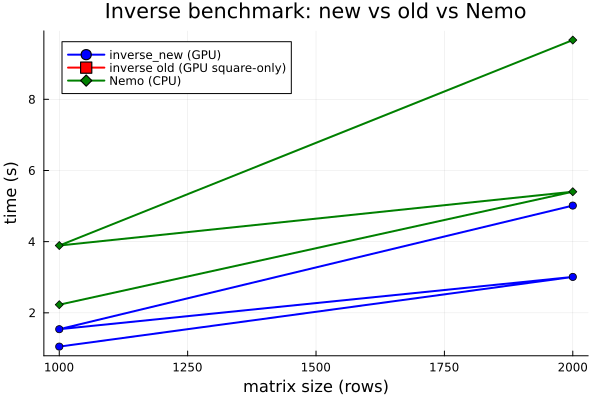

Here is the Julia script that generated this plot:
using GPUFiniteFieldMatrices
using CUDA
using Nemo
using Statistics
using Printf
using Random
using LinearAlgebra

struct InverseBenchSpec
    rows::Int
    cols::Int
    p::Int
    elem_type::DataType
end

"""
    make_spec(rows, cols, p, dtype)

Create an `InverseBenchSpec` from tuple fields where `dtype` is one of
`:FP32`, `:FP64`, `Float32`, or `Float64`.
"""
function make_spec(rows::Int, cols::Int, p::Int, dtype)
    et = dtype == :FP32 ? Float32 :
         dtype == :FP64 ? Float64 :
         dtype == Float32 ? Float32 :
         dtype == Float64 ? Float64 :
         throw(ArgumentError("dtype must be :FP32, :FP64, Float32, or Float64"))
    return InverseBenchSpec(rows, cols, p, et)
end

"""
    normalize_specs(spec_tuples)

Convert a vector of `(rows, cols, p, dtype)` tuples into benchmark specs.
"""
function normalize_specs(spec_tuples::Vector{<:Tuple})
    return [make_spec(Int(s[1]), Int(s[2]), Int(s[3]), s[4]) for s in spec_tuples]
end

"""
    nemo_inverse_matrix(A_cpu, p)

Compute exact inverse in Nemo over `GF(p)` and return a dense Julia matrix.
"""
function nemo_inverse_matrix(A_cpu::AbstractMatrix, p::Int)
    R = Nemo.GF(p)
    n, m = size(A_cpu)

    A_nemo = Nemo.matrix(R, [R(Int(mod(x, p))) for x in A_cpu])
    Ainv_nemo = inv(A_nemo)
    out = Matrix{Int}(undef, n, n)
    for j in 1:n
        for i in 1:n
            out[i, j] = Int(lift(ZZ, Ainv_nemo[i, j]))
        end
    end
    return out
end

"""
    random_invertible_cumod(spec; max_tries=64, rng=Random.default_rng())

Generate an invertible `CuModMatrix` matching `spec`.
"""
function random_invertible_cumod(spec::InverseBenchSpec; max_tries::Int=64, rng=Random.default_rng())
    for _ in 1:max_tries
        Ahost = rand(rng, 0:(spec.p - 1), spec.rows, spec.cols)
        Atyped = Matrix{spec.elem_type}(Ahost)
        A = CuModMatrix(Atyped, spec.p; elem_type=spec.elem_type)
        if GPUFiniteFieldMatrices.is_invertible_new(A)
            return A
        end
    end
    throw(ErrorException("failed to sample invertible matrix for spec $(spec.rows)x$(spec.cols), p=$(spec.p)"))
end

function random_one_sided_invertible_cumod(
    spec::InverseBenchSpec;
    max_tries::Int=64,
    rng=Random.default_rng(),
    rectangular_requires_full_rank::Bool=false
)
    if spec.rows != spec.cols && !rectangular_requires_full_rank
        Ahost = rand(rng, 0:(spec.p - 1), spec.rows, spec.cols)
        Atyped = Matrix{spec.elem_type}(Ahost)
        return CuModMatrix(Atyped, spec.p; elem_type=spec.elem_type)
    end
    for _ in 1:max_tries
        Ahost = rand(rng, 0:(spec.p - 1), spec.rows, spec.cols)
        Atyped = Matrix{spec.elem_type}(Ahost)
        A = CuModMatrix(Atyped, spec.p; elem_type=spec.elem_type)
        ok = if spec.rows == spec.cols
            GPUFiniteFieldMatrices.is_invertible_new(A)
        elseif spec.rows < spec.cols
            try
                GPUFiniteFieldMatrices.right_inverse_new(A)
                true
            catch
                false
            end
        else
            try
                GPUFiniteFieldMatrices.left_inverse_new(A)
                true
            catch
                false
            end
        end
        ok && return A
    end
    throw(ErrorException("failed to sample one-sided invertible matrix for spec $(spec.rows)x$(spec.cols), p=$(spec.p)"))
end

"""
    prime_gpu!(; p=101, elem_type=Float32, n=100)

Warm up the GPU by running both current and old inverse once.
"""
function prime_gpu!(; p::Int=101, elem_type::DataType=Float32, n::Int=100)
    Ih = Matrix{elem_type}(I, n, n)
    A = CuModMatrix(Ih, p; elem_type=elem_type)
    CUDA.@sync GPUFiniteFieldMatrices.inverse_new(A)
    CUDA.@sync GPUFiniteFieldMatrices.inverse(A)
    return nothing
end

function _time_gpu_call(f)
    t = @elapsed begin
        CUDA.@sync f()
    end
    return t
end

function _time_gpu_batch(f, batch)
    t = @elapsed begin
        f(batch)
        CUDA.synchronize()
    end
    return t / length(batch)
end

function _time_cpu_call(f)
    t = @elapsed f()
    return t
end

function _time_cpu_batch(f, batch)
    t = @elapsed begin
        for A in batch
            f(A)
        end
    end
    return t / length(batch)
end

function nemo_is_invertible_with_inverse(A_cpu::AbstractMatrix, p::Int)
    R = Nemo.GF(p)
    n, m = size(A_cpu)
    A_nemo = Nemo.matrix(R, [R(Int(mod(x, p))) for x in A_cpu])
    side = n <= m ? :right : :left
    elapsed = @elapsed begin
        Nemo.is_invertible_with_inverse(A_nemo, side=side)
    end
    invflag, invmat = Nemo.is_invertible_with_inverse(A_nemo, side=side)
    return (elapsed=elapsed, invertible=invflag, inverse=invmat, side=side)
end

"""
    benchmark_inverse_suite(spec_tuples; trials=5, warmup=true, check_against_nemo=false, make_plot=true, plot_path="test/Experiments/inv_benchmark.png", verbose=true)

Benchmark current GPU inverse (`inverse_new`), old GPU inverse (`inverse`), and Nemo inverse
over a list of tuple specs `(rows, cols, p, dtype)`.
"""
function benchmark_inverse_suite(
    spec_tuples::Vector{<:Tuple};
    trials::Int=5,
    warmup::Bool=true,
    check_against_nemo::Bool=false,
    make_plot::Bool=true,
    plot_path::String="test/Experiments/inv_benchmark.png",
    batch_count::Int=4,
    benchmark_mode::Symbol=:throughput,
    compare_old::Bool=false,
    verbose::Bool=true
)
    if benchmark_mode != :throughput && benchmark_mode != :latency
        throw(ArgumentError("benchmark_mode must be :throughput or :latency"))
    end
    specs = normalize_specs(spec_tuples)
    if warmup
        prime_gpu!()
    end
    results = NamedTuple[]
    for spec in specs
        local_batch = benchmark_mode == :latency ? 1 : ((max(spec.rows, spec.cols) >= 1024) ? 1 : max(1, batch_count))
        batch = [random_one_sided_invertible_cumod(spec) for _ in 1:local_batch]
        A = batch[1]
        A_cpu_batch = [mod.(round.(Int, Array(B)), spec.p) for B in batch]
        A_cpu = mod.(round.(Int, Array(A)), spec.p)
        nemo_inv = check_against_nemo && spec.rows == spec.cols ? nemo_inverse_matrix(A_cpu, spec.p) : nothing
        new_times = Float64[]
        old_times = Float64[]
        nemo_times = Float64[]
        for _ in 1:trials
            t_new = _time_gpu_batch(B -> GPUFiniteFieldMatrices.inverse_new_batch(B), batch)
            t_old = (compare_old && spec.rows == spec.cols) ? _time_gpu_call(() -> GPUFiniteFieldMatrices.inverse(A)) : NaN
            t_nemo = benchmark_mode == :throughput ?
                _time_cpu_batch(B -> spec.rows == spec.cols ? nemo_inverse_matrix(B, spec.p) : nemo_is_invertible_with_inverse(B, spec.p), A_cpu_batch) :
                _time_cpu_call(() -> spec.rows == spec.cols ? nemo_inverse_matrix(A_cpu, spec.p) : nemo_is_invertible_with_inverse(A_cpu, spec.p))
            push!(new_times, t_new)
            push!(old_times, t_old)
            push!(nemo_times, t_nemo)
        end
        Ainv_new = GPUFiniteFieldMatrices.inverse_new_batch([A])[1]
        Ainv_old = (compare_old && spec.rows == spec.cols) ? GPUFiniteFieldMatrices.inverse(A) : nothing
        new_ok = true
        old_ok = compare_old && spec.rows == spec.cols
        if check_against_nemo
            if spec.rows == spec.cols
                Ainv_new_cpu = mod.(round.(Int, Array(Ainv_new)), spec.p)
                new_ok = Ainv_new_cpu == nemo_inv
                if compare_old
                    Ainv_old_cpu = mod.(round.(Int, Array(Ainv_old)), spec.p)
                    old_ok = Ainv_old_cpu == nemo_inv
                end
            else
                nres = nemo_is_invertible_with_inverse(A_cpu, spec.p)
                new_ok = nres.invertible
                old_ok = false
            end
        end
        row = (
            rows=spec.rows,
            cols=spec.cols,
            p=spec.p,
            elem_type=spec.elem_type,
            new_mean=mean(new_times),
            old_mean=(compare_old && spec.rows == spec.cols) ? mean(old_times) : NaN,
            nemo_mean=mean(nemo_times),
            new_median=median(new_times),
            old_median=(compare_old && spec.rows == spec.cols) ? median(old_times) : NaN,
            nemo_median=median(nemo_times),
            new_ok=new_ok,
            old_ok=old_ok
        )
        push!(results, row)
        if verbose
            @printf("mode=%s spec=(%d,%d,p=%d,%s)  new=%.6f s  old=%.6f s  nemo=%.6f s\n",
                string(benchmark_mode), spec.rows, spec.cols, spec.p, string(spec.elem_type), row.new_mean, row.old_mean, row.nemo_mean)
        end
    end
    if make_plot
        try
            @eval using Plots
            x = [r.rows for r in results]
            y_new = [r.new_mean for r in results]
            y_old = [r.old_mean for r in results]
            y_nemo = [r.nemo_mean for r in results]
            plt = plot(
                x, y_new;
                label="inverse_new (GPU)",
                color=:blue,
                marker=:circle,
                linewidth=2,
                xlabel="matrix size (rows)",
                ylabel="time (s)",
                title="Inverse benchmark: new vs old vs Nemo"
            )
            if compare_old
                plot!(plt, x, y_old; label="inverse old (GPU square-only)", color=:red, marker=:square, linewidth=2)
            end
            plot!(plt, x, y_nemo; label="Nemo (CPU)", color=:green, marker=:diamond, linewidth=2)
            savefig(plt, plot_path)
            if verbose
                println("saved plot to $(plot_path)")
            end
        catch err
            println("plot skipped: $(err)")
        end
    end
    return results
end

"""
    run_default_inverse_benchmark(; check_against_nemo=false, trials=5, warmup=true, make_plot=true)

Run a default benchmark grid and return row-wise results.
"""
function run_default_inverse_benchmark(; check_against_nemo::Bool=false, trials::Int=5, warmup::Bool=true, make_plot::Bool=true)
    specs = [
        (8, 8, 101, :FP32),
        (8, 8, 101, :FP64),
        (16, 16, 101, :FP32),
        (16, 16, 101, :FP64),
        (24, 24, 101, :FP32),
        (24, 24, 101, :FP64),
        (32, 32, 101, :FP32),
        (32, 32, 101, :FP64),
        (48, 48, 101, :FP32),
        (48, 48, 101, :FP64),
        (64, 64, 101, :FP32),
        (64, 64, 101, :FP64),
    ]
    return benchmark_inverse_suite(
        specs;
        trials=trials,
        warmup=warmup,
        check_against_nemo=check_against_nemo,
        make_plot=make_plot,
        compare_old=false
    )
end

function run_fastest_vs_nemo_benchmark(; check_against_nemo::Bool=false, trials::Int=5, warmup::Bool=true, make_plot::Bool=true, batch_count::Int=4, benchmark_mode::Symbol=:throughput)
    specs = [
        (16, 16, 101, :FP32),
        (16, 16, 101, :FP64),
        (64, 64, 101, :FP32),
        (64, 64, 101, :FP64),
        (256, 256, 101, :FP32),
        (256, 256, 101, :FP64),
        (256, 640, 101, :FP32),
        (256, 640, 101, :FP64),
        (1024, 1024, 101, :FP32),
        (1024, 1024, 101, :FP64),
        (2048, 2048, 101, :FP32),
        (2048, 2048, 101, :FP64),
        (4096, 4096, 101, :FP32),
        (4096, 4096, 101, :FP64),
        (8192, 8192, 101, :FP32),
        (8192, 8192, 101, :FP64),
        (16384, 16384, 101, :FP32),
        (16384, 16384, 101, :FP64),
    ]
    return benchmark_inverse_suite(
        specs;
        trials=trials,
        warmup=warmup,
        check_against_nemo=check_against_nemo,
        make_plot=make_plot,
        batch_count=batch_count,
        benchmark_mode=benchmark_mode,
        compare_old=false
    )
end

function run_tiny_batched_kernel_benchmark(; trials::Int=10, warmup::Bool=true, p::Int=101, elem_type::DataType=Float32, batch_size::Int=64)
    warmup && prime_gpu!(p=p, elem_type=elem_type, n=32)
    ns = (4, 8, 16, 32)
    rng = Random.MersenneTwister(23)
    rows = NamedTuple[]
    for n in ns
        mats = CuModMatrix[]
        for _ in 1:batch_size
            A = Matrix{elem_type}(I, n, n)
            for i in 1:n
                for j in 1:n
                    if i != j
                        A[i, j] = elem_type(rand(rng, 0:(p - 1)))
                    end
                end
            end
            push!(mats, CuModMatrix(A, p; elem_type=elem_type))
        end
        t_fast = Float64[]
        t_generic = Float64[]
        for _ in 1:trials
            t1 = _time_gpu_batch(B -> begin
                if n == 4
                    GPUFiniteFieldMatrices.inverse_batched_4x4!(B)
                elseif n == 8
                    GPUFiniteFieldMatrices.inverse_batched_8x8!(B)
                elseif n == 16
                    GPUFiniteFieldMatrices.inverse_batched_16x16!(B)
                else
                    GPUFiniteFieldMatrices.inverse_batched_32x32!(B)
                end
            end, mats)
            t2 = _time_gpu_batch(B -> begin
                for A in B
                    GPUFiniteFieldMatrices.inverse_new(A)
                end
            end, mats)
            push!(t_fast, t1)
            push!(t_generic, t2)
        end
        push!(rows, (
            n=n,
            elem_type=elem_type,
            fast_mean=mean(t_fast),
            generic_mean=mean(t_generic),
            speedup=mean(t_generic) / mean(t_fast),
        ))
    end
    return rows
end

if abspath(PROGRAM_FILE) == @__FILE__
    run_fastest_vs_nemo_benchmark()
end
